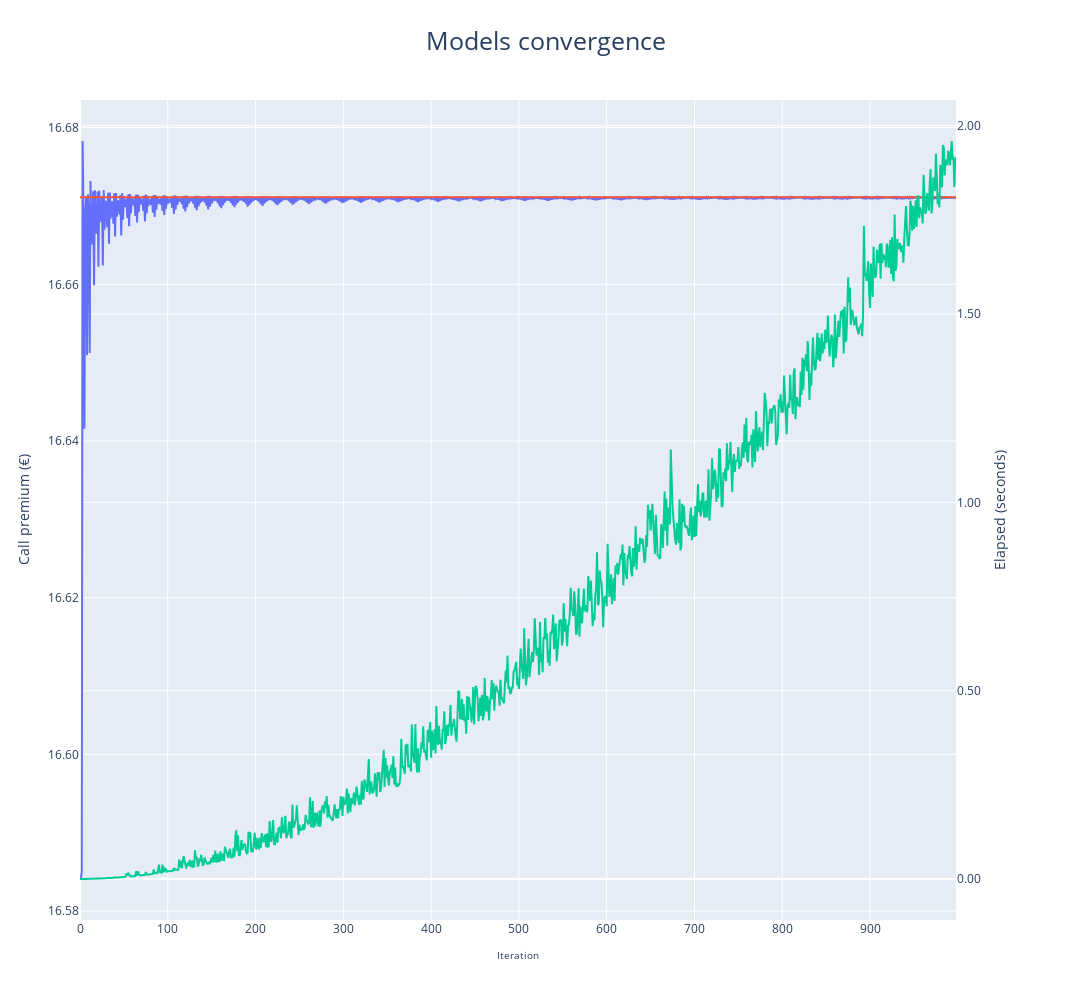

This figure's notebook cell:
### Code cell
po.iplot(prices)

### Figure 1 — Plotly figure (JSON) as saved in the notebook; plotly's stock layout.template omitted (floating-point values rounded to 4 significant figures; data arrays with more than 128 entries replaced by an {"elided": "..."} marker saying what was removed)
{"data": [{"mode": "lines", "name": "Binomial tree", "type": "scatter", "xaxis": "x", "y": {"elided": "999 float values"}, "yaxis": "y"}, {"mode": "lines", "name": "Black-Scholes-Merton", "type": "scatter", "xaxis": "x", "y": {"elided": "999 float values"}, "yaxis": "y"}, {"mode": "lines", "name": "Elapsed", "type": "scatter", "xaxis": "x", "y": {"elided": "999 float values"}, "yaxis": "y2"}], "layout": {"height": 1000, "hovermode": "x", "legend": {"orientation": "h"}, "showlegend": false, "title": {"font": {"size": 25}, "text": "Models convergence", "x": 0.5, "xanchor": "center"}, "width": 1500, "xaxis": {"anchor": "y", "domain": [0, 0.94], "title": {"font": {"size": 10}, "text": "Iteration"}}, "yaxis": {"anchor": "x", "domain": [0, 1], "hoverformat": ".4f", "tickformat": ".2f", "title": {"text": "Call premium (€)"}}, "yaxis2": {"anchor": "x", "overlaying": "y", "side": "right", "tickformat": ".2f", "title": {"text": "Elapsed (seconds)"}}}}
